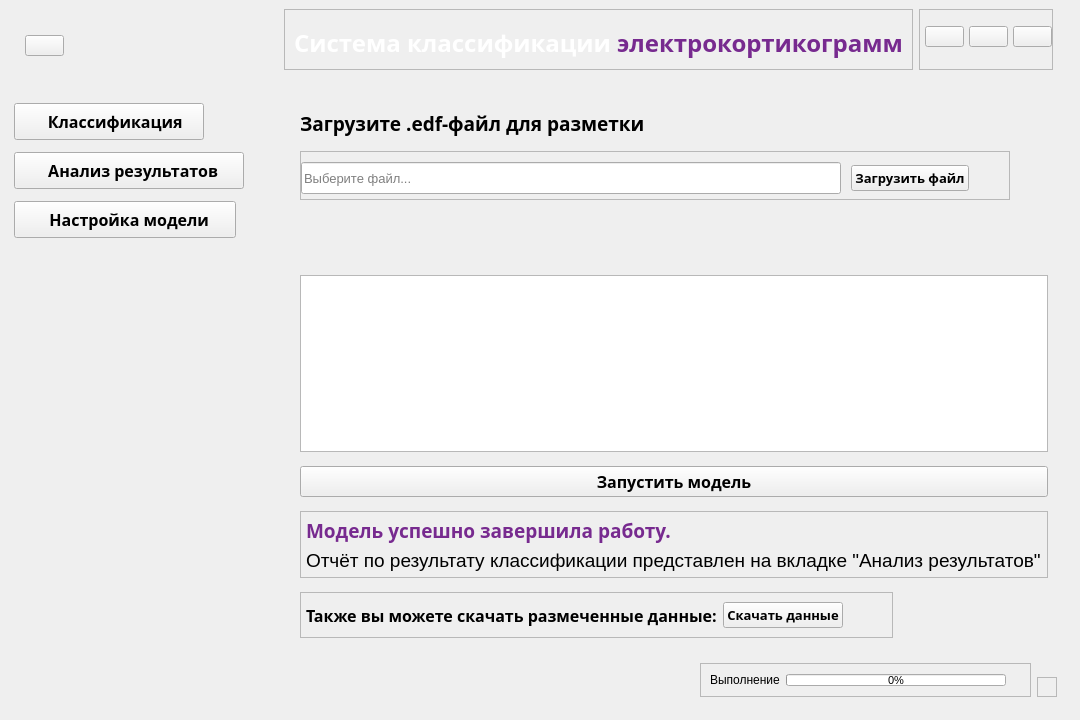
<?xml version="1.0" encoding="UTF-8"?>
<ui version="4.0">
 <class>MainWindow</class>
 <widget class="QMainWindow" name="MainWindow">
  <property name="geometry">
   <rect>
    <x>0</x>
    <y>0</y>
    <width>1080</width>
    <height>720</height>
   </rect>
  </property>
  <property name="minimumSize">
   <size>
    <width>1080</width>
    <height>720</height>
   </size>
  </property>
  <property name="font">
   <font>
    <pointsize>8</pointsize>
   </font>
  </property>
  <property name="windowTitle">
   <string/>
  </property>
  <property name="windowIcon">
   <iconset>
    <normaloff>:/appIcon/free-icon-research-7243666 (2).png</normaloff>:/appIcon/free-icon-research-7243666 (2).png</iconset>
  </property>
  <property name="styleSheet">
   <string notr="true"/>
  </property>
  <widget class="QWidget" name="centralwidget">
   <layout class="QHBoxLayout" name="horizontalLayout">
    <property name="topMargin">
     <number>0</number>
    </property>
    <item alignment="Qt::AlignLeft">
     <widget class="QCustomSlideMenu" name="leftMenu" native="true">
      <layout class="QVBoxLayout" name="verticalLayout">
       <property name="leftMargin">
        <number>0</number>
       </property>
       <property name="topMargin">
        <number>5</number>
       </property>
       <property name="rightMargin">
        <number>5</number>
       </property>
       <property name="bottomMargin">
        <number>5</number>
       </property>
       <item alignment="Qt::AlignLeft|Qt::AlignTop">
        <widget class="QWidget" name="widget" native="true">
         <property name="minimumSize">
          <size>
           <width>0</width>
           <height>50</height>
          </size>
         </property>
         <layout class="QVBoxLayout" name="verticalLayout_3">
          <property name="leftMargin">
           <number>16</number>
          </property>
          <property name="topMargin">
           <number>30</number>
          </property>
          <property name="bottomMargin">
           <number>36</number>
          </property>
          <item>
           <widget class="QPushButton" name="menuButton">
            <property name="text">
             <string/>
            </property>
            <property name="icon">
             <iconset resource="../Qss/icons/_icons.qrc">
              <normaloff>:/logos/Icons/feather/menu.png</normaloff>:/logos/Icons/feather/menu.png</iconset>
            </property>
            <property name="iconSize">
             <size>
              <width>18</width>
              <height>18</height>
             </size>
            </property>
           </widget>
          </item>
         </layout>
        </widget>
       </item>
       <item alignment="Qt::AlignLeft|Qt::AlignTop">
        <widget class="QWidget" name="widget_3" native="true">
         <layout class="QVBoxLayout" name="verticalLayout_2">
          <property name="spacing">
           <number>12</number>
          </property>
          <property name="leftMargin">
           <number>5</number>
          </property>
          <property name="topMargin">
           <number>5</number>
          </property>
          <property name="rightMargin">
           <number>11</number>
          </property>
          <property name="bottomMargin">
           <number>5</number>
          </property>
          <item alignment="Qt::AlignLeft">
           <widget class="QPushButton" name="classBtn">
            <property name="minimumSize">
             <size>
              <width>190</width>
              <height>37</height>
             </size>
            </property>
            <property name="font">
             <font>
              <family>Yu Gothic UI Semibold</family>
              <pointsize>12</pointsize>
              <weight>75</weight>
              <bold>true</bold>
             </font>
            </property>
            <property name="text">
             <string>   Классификация</string>
            </property>
            <property name="icon">
             <iconset resource="../Qss/icons/_icons.qrc">
              <normaloff>:/logos/Icons/feather/activity.png</normaloff>:/logos/Icons/feather/activity.png</iconset>
            </property>
            <property name="iconSize">
             <size>
              <width>20</width>
              <height>20</height>
             </size>
            </property>
           </widget>
          </item>
          <item alignment="Qt::AlignLeft">
           <widget class="QPushButton" name="analysisBtn">
            <property name="minimumSize">
             <size>
              <width>230</width>
              <height>37</height>
             </size>
            </property>
            <property name="font">
             <font>
              <family>Yu Gothic UI Semibold</family>
              <pointsize>12</pointsize>
              <weight>75</weight>
              <bold>true</bold>
             </font>
            </property>
            <property name="text">
             <string>  Анализ результатов</string>
            </property>
            <property name="icon">
             <iconset resource="../Qss/icons/_icons.qrc">
              <normaloff>:/logos/Icons/font_awesome/solid/chart-column.png</normaloff>:/logos/Icons/font_awesome/solid/chart-column.png</iconset>
            </property>
            <property name="iconSize">
             <size>
              <width>20</width>
              <height>20</height>
             </size>
            </property>
           </widget>
          </item>
          <item alignment="Qt::AlignLeft">
           <widget class="QPushButton" name="settingsBtn">
            <property name="minimumSize">
             <size>
              <width>222</width>
              <height>37</height>
             </size>
            </property>
            <property name="font">
             <font>
              <family>Yu Gothic UI Semibold</family>
              <pointsize>12</pointsize>
              <weight>75</weight>
              <bold>true</bold>
             </font>
            </property>
            <property name="text">
             <string>  Настройка модели</string>
            </property>
            <property name="icon">
             <iconset resource="../Qss/icons/_icons.qrc">
              <normaloff>:/logos/Icons/material_design/auto_fix_high.png</normaloff>:/logos/Icons/material_design/auto_fix_high.png</iconset>
            </property>
            <property name="iconSize">
             <size>
              <width>20</width>
              <height>20</height>
             </size>
            </property>
           </widget>
          </item>
         </layout>
        </widget>
       </item>
       <item>
        <spacer name="verticalSpacer">
         <property name="orientation">
          <enum>Qt::Vertical</enum>
         </property>
         <property name="sizeHint" stdset="0">
          <size>
           <width>20</width>
           <height>40</height>
          </size>
         </property>
        </spacer>
       </item>
      </layout>
     </widget>
    </item>
    <item>
     <widget class="QWidget" name="mainBody" native="true">
      <layout class="QVBoxLayout" name="verticalLayout_4">
       <item alignment="Qt::AlignTop">
        <widget class="QWidget" name="header" native="true">
         <layout class="QHBoxLayout" name="horizontalLayout_4">
          <property name="topMargin">
           <number>0</number>
          </property>
          <item>
           <widget class="QFrame" name="frame_2">
            <property name="frameShape">
             <enum>QFrame::StyledPanel</enum>
            </property>
            <property name="frameShadow">
             <enum>QFrame::Raised</enum>
            </property>
            <layout class="QVBoxLayout" name="verticalLayout_6">
             <property name="topMargin">
              <number>16</number>
             </property>
             <item>
              <widget class="QLabel" name="label">
               <property name="font">
                <font>
                 <family>Yu Gothic UI Semibold</family>
                 <pointsize>18</pointsize>
                 <weight>75</weight>
                 <bold>true</bold>
                </font>
               </property>
               <property name="text">
                <string>&lt;span style=&quot;color: white;&quot;&gt;Система классификации &lt;/span&gt; &lt;span style=&quot;color: #772a8f;&quot;&gt;электрокортикограмм&lt;/span&gt;

</string>
               </property>
              </widget>
             </item>
            </layout>
           </widget>
          </item>
          <item>
           <spacer name="horizontalSpacer_2">
            <property name="orientation">
             <enum>Qt::Horizontal</enum>
            </property>
            <property name="sizeHint" stdset="0">
             <size>
              <width>40</width>
              <height>20</height>
             </size>
            </property>
           </spacer>
          </item>
          <item>
           <widget class="QFrame" name="frame_3">
            <property name="frameShape">
             <enum>QFrame::StyledPanel</enum>
            </property>
            <property name="frameShadow">
             <enum>QFrame::Raised</enum>
            </property>
            <layout class="QHBoxLayout" name="horizontalLayout_5">
             <property name="spacing">
              <number>5</number>
             </property>
             <property name="leftMargin">
              <number>5</number>
             </property>
             <property name="topMargin">
              <number>0</number>
             </property>
             <property name="rightMargin">
              <number>0</number>
             </property>
             <property name="bottomMargin">
              <number>5</number>
             </property>
             <item>
              <widget class="QPushButton" name="minimizeBtn">
               <property name="text">
                <string/>
               </property>
               <property name="icon">
                <iconset resource="../Qss/icons/_icons.qrc">
                 <normaloff>:/logos/Icons/font_awesome/solid/minus.png</normaloff>:/logos/Icons/font_awesome/solid/minus.png</iconset>
               </property>
               <property name="iconSize">
                <size>
                 <width>14</width>
                 <height>14</height>
                </size>
               </property>
              </widget>
             </item>
             <item>
              <widget class="QPushButton" name="resizeBtn">
               <property name="text">
                <string/>
               </property>
               <property name="icon">
                <iconset resource="../Qss/icons/_icons.qrc">
                 <normaloff>:/logos/Icons/feather/square.png</normaloff>:/logos/Icons/feather/square.png</iconset>
               </property>
               <property name="iconSize">
                <size>
                 <width>14</width>
                 <height>14</height>
                </size>
               </property>
              </widget>
             </item>
             <item>
              <widget class="QPushButton" name="closeBtn">
               <property name="text">
                <string/>
               </property>
               <property name="icon">
                <iconset resource="../Qss/icons/_icons.qrc">
                 <normaloff>:/logos/Icons/font_awesome/solid/xmark.png</normaloff>:/logos/Icons/font_awesome/solid/xmark.png</iconset>
               </property>
               <property name="iconSize">
                <size>
                 <width>14</width>
                 <height>14</height>
                </size>
               </property>
              </widget>
             </item>
            </layout>
           </widget>
          </item>
         </layout>
        </widget>
       </item>
       <item>
        <widget class="QWidget" name="mainContent" native="true">
         <layout class="QVBoxLayout" name="verticalLayout_5">
          <property name="spacing">
           <number>0</number>
          </property>
          <property name="leftMargin">
           <number>5</number>
          </property>
          <property name="topMargin">
           <number>5</number>
          </property>
          <property name="rightMargin">
           <number>5</number>
          </property>
          <property name="bottomMargin">
           <number>5</number>
          </property>
          <item>
           <widget class="QCustomQStackedWidget" name="stackedWidget">
            <property name="sizePolicy">
             <sizepolicy hsizetype="Preferred" vsizetype="Expanding">
              <horstretch>0</horstretch>
              <verstretch>0</verstretch>
             </sizepolicy>
            </property>
            <property name="minimumSize">
             <size>
              <width>768</width>
              <height>528</height>
             </size>
            </property>
            <property name="lineWidth">
             <number>0</number>
            </property>
            <property name="currentIndex">
             <number>0</number>
            </property>
            <widget class="QWidget" name="ECS">
             <layout class="QVBoxLayout" name="verticalLayout_9">
              <property name="spacing">
               <number>14</number>
              </property>
              <property name="leftMargin">
               <number>20</number>
              </property>
              <property name="topMargin">
               <number>20</number>
              </property>
              <item alignment="Qt::AlignLeft|Qt::AlignTop">
               <widget class="QLabel" name="label_4">
                <property name="font">
                 <font>
                  <family>Yu Gothic UI Semibold</family>
                  <pointsize>14</pointsize>
                  <weight>75</weight>
                  <bold>true</bold>
                 </font>
                </property>
                <property name="text">
                 <string>Загрузите .edf-файл для разметки</string>
                </property>
               </widget>
              </item>
              <item alignment="Qt::AlignLeft|Qt::AlignTop">
               <widget class="QFrame" name="frame_4">
                <property name="frameShape">
                 <enum>QFrame::StyledPanel</enum>
                </property>
                <property name="frameShadow">
                 <enum>QFrame::Raised</enum>
                </property>
                <layout class="QHBoxLayout" name="horizontalLayout_6">
                 <property name="spacing">
                  <number>10</number>
                 </property>
                 <property name="leftMargin">
                  <number>0</number>
                 </property>
                 <property name="topMargin">
                  <number>10</number>
                 </property>
                 <property name="rightMargin">
                  <number>0</number>
                 </property>
                 <property name="bottomMargin">
                  <number>5</number>
                 </property>
                 <item>
                  <widget class="QLineEdit" name="lineFile">
                   <property name="enabled">
                    <bool>true</bool>
                   </property>
                   <property name="minimumSize">
                    <size>
                     <width>540</width>
                     <height>32</height>
                    </size>
                   </property>
                   <property name="font">
                    <font>
                     <pointsize>10</pointsize>
                    </font>
                   </property>
                   <property name="mouseTracking">
                    <bool>true</bool>
                   </property>
                   <property name="readOnly">
                    <bool>true</bool>
                   </property>
                   <property name="placeholderText">
                    <string>Выберите файл...</string>
                   </property>
                  </widget>
                 </item>
                 <item>
                  <widget class="QPushButton" name="downloadFile">
                   <property name="font">
                    <font>
                     <family>Yu Gothic UI Semibold</family>
                     <pointsize>10</pointsize>
                     <weight>75</weight>
                     <bold>true</bold>
                    </font>
                   </property>
                   <property name="text">
                    <string>Загрузить файл</string>
                   </property>
                  </widget>
                 </item>
                 <item>
                  <spacer name="horizontalSpacer_3">
                   <property name="orientation">
                    <enum>Qt::Horizontal</enum>
                   </property>
                   <property name="sizeHint" stdset="0">
                    <size>
                     <width>40</width>
                     <height>20</height>
                    </size>
                   </property>
                  </spacer>
                 </item>
                </layout>
               </widget>
              </item>
              <item alignment="Qt::AlignLeft|Qt::AlignTop">
               <widget class="QLabel" name="labelError">
                <property name="font">
                 <font>
                  <family>Yu Gothic UI Semibold</family>
                  <pointsize>12</pointsize>
                  <weight>75</weight>
                  <bold>true</bold>
                 </font>
                </property>
                <property name="text">
                 <string/>
                </property>
               </widget>
              </item>
              <item>
               <spacer name="verticalSpacer_3">
                <property name="orientation">
                 <enum>Qt::Vertical</enum>
                </property>
                <property name="sizeHint" stdset="0">
                 <size>
                  <width>20</width>
                  <height>40</height>
                 </size>
                </property>
               </spacer>
              </item>
              <item>
               <widget class="QTableWidget" name="sourceData"/>
              </item>
              <item>
               <widget class="QPushButton" name="startBtn">
                <property name="font">
                 <font>
                  <family>Yu Gothic UI Semibold</family>
                  <pointsize>12</pointsize>
                  <weight>75</weight>
                  <bold>true</bold>
                 </font>
                </property>
                <property name="text">
                 <string>Запустить модель</string>
                </property>
               </widget>
              </item>
              <item alignment="Qt::AlignLeft|Qt::AlignBottom">
               <widget class="QFrame" name="model_done_frame">
                <property name="frameShape">
                 <enum>QFrame::StyledPanel</enum>
                </property>
                <property name="frameShadow">
                 <enum>QFrame::Raised</enum>
                </property>
                <layout class="QVBoxLayout" name="verticalLayout_11">
                 <property name="spacing">
                  <number>5</number>
                 </property>
                 <property name="leftMargin">
                  <number>5</number>
                 </property>
                 <property name="topMargin">
                  <number>5</number>
                 </property>
                 <property name="rightMargin">
                  <number>5</number>
                 </property>
                 <property name="bottomMargin">
                  <number>5</number>
                 </property>
                 <item>
                  <widget class="QLabel" name="label_7">
                   <property name="font">
                    <font>
                     <family>Yu Gothic UI Semibold</family>
                     <pointsize>14</pointsize>
                     <weight>75</weight>
                     <bold>true</bold>
                    </font>
                   </property>
                   <property name="text">
                    <string>&lt;html&gt;&lt;head/&gt;&lt;body&gt;&lt;p&gt;&lt;span style=' color:#772a8f;'&gt;Модель успешно завершила работу.&lt;/span&gt;&lt;/p&gt;&lt;/body&gt;&lt;/html&gt;</string>
                   </property>
                  </widget>
                 </item>
                 <item>
                  <widget class="QLabel" name="label_9">
                   <property name="font">
                    <font>
                     <family>Yu Gothic UI</family>
                     <pointsize>14</pointsize>
                    </font>
                   </property>
                   <property name="text">
                    <string>Отчёт по результату классификации представлен на вкладке &quot;Анализ результатов&quot;.</string>
                   </property>
                  </widget>
                 </item>
                </layout>
               </widget>
              </item>
              <item alignment="Qt::AlignLeft|Qt::AlignBottom">
               <widget class="QFrame" name="download_part">
                <property name="frameShape">
                 <enum>QFrame::StyledPanel</enum>
                </property>
                <property name="frameShadow">
                 <enum>QFrame::Raised</enum>
                </property>
                <layout class="QHBoxLayout" name="horizontalLayout_9">
                 <property name="leftMargin">
                  <number>5</number>
                 </property>
                 <item>
                  <widget class="QLabel" name="label_8">
                   <property name="font">
                    <font>
                     <family>Yu Gothic UI Semibold</family>
                     <pointsize>12</pointsize>
                     <weight>75</weight>
                     <bold>true</bold>
                    </font>
                   </property>
                   <property name="text">
                    <string>Также вы можете скачать размеченные данные:</string>
                   </property>
                  </widget>
                 </item>
                 <item>
                  <widget class="QPushButton" name="saveBtn">
                   <property name="font">
                    <font>
                     <family>Yu Gothic UI Semibold</family>
                     <pointsize>10</pointsize>
                     <weight>75</weight>
                     <bold>true</bold>
                    </font>
                   </property>
                   <property name="text">
                    <string>Скачать данные</string>
                   </property>
                  </widget>
                 </item>
                 <item>
                  <spacer name="horizontalSpacer_4">
                   <property name="orientation">
                    <enum>Qt::Horizontal</enum>
                   </property>
                   <property name="sizeHint" stdset="0">
                    <size>
                     <width>40</width>
                     <height>20</height>
                    </size>
                   </property>
                  </spacer>
                 </item>
                </layout>
               </widget>
              </item>
             </layout>
            </widget>
            <widget class="QWidget" name="graphics">
             <layout class="QVBoxLayout" name="verticalLayout_10">
              <property name="leftMargin">
               <number>20</number>
              </property>
              <property name="topMargin">
               <number>20</number>
              </property>
              <item alignment="Qt::AlignLeft|Qt::AlignTop">
               <widget class="QLabel" name="label_5">
                <property name="font">
                 <font>
                  <family>Yu Gothic UI Semibold</family>
                  <pointsize>14</pointsize>
                  <weight>75</weight>
                  <bold>true</bold>
                 </font>
                </property>
                <property name="text">
                 <string>Результаты классификации</string>
                </property>
               </widget>
              </item>
              <item>
               <layout class="QVBoxLayout" name="layout_width">
                <item>
                 <layout class="QHBoxLayout" name="layout_up">
                  <item>
                   <widget class="QFrame" name="frame_6">
                    <property name="frameShape">
                     <enum>QFrame::StyledPanel</enum>
                    </property>
                    <property name="frameShadow">
                     <enum>QFrame::Raised</enum>
                    </property>
                    <layout class="QVBoxLayout" name="verticalLayout_13">
                     <item>
                      <widget class="QTableWidget" name="tableStats"/>
                     </item>
                     <item>
                      <spacer name="verticalSpacer_4">
                       <property name="orientation">
                        <enum>Qt::Vertical</enum>
                       </property>
                       <property name="sizeHint" stdset="0">
                        <size>
                         <width>20</width>
                         <height>40</height>
                        </size>
                       </property>
                      </spacer>
                     </item>
                     <item>
                      <widget class="QPushButton" name="pushButton">
                       <property name="text">
                        <string>Обновить графики</string>
                       </property>
                      </widget>
                     </item>
                    </layout>
                   </widget>
                  </item>
                  <item alignment="Qt::AlignLeft">
                   <widget class="QFrame" name="frame_5">
                    <property name="frameShape">
                     <enum>QFrame::StyledPanel</enum>
                    </property>
                    <property name="frameShadow">
                     <enum>QFrame::Raised</enum>
                    </property>
                    <layout class="QVBoxLayout" name="verticalLayout_12">
                     <property name="spacing">
                      <number>12</number>
                     </property>
                     <item alignment="Qt::AlignHCenter|Qt::AlignTop">
                      <widget class="QLabel" name="label_prob">
                       <property name="font">
                        <font>
                         <family>Yu Gothic UI</family>
                         <pointsize>12</pointsize>
                        </font>
                       </property>
                       <property name="text">
                        <string>csv-файл с вероятностями отношения записи к классам</string>
                       </property>
                      </widget>
                     </item>
                     <item>
                      <widget class="QTableWidget" name="table_prob"/>
                     </item>
                     <item>
                      <widget class="QPushButton" name="probBtn">
                       <property name="text">
                        <string>Скачать оценку достоверности</string>
                       </property>
                      </widget>
                     </item>
                    </layout>
                   </widget>
                  </item>
                 </layout>
                </item>
               </layout>
              </item>
             </layout>
            </widget>
            <widget class="QWidget" name="none_graphics">
             <layout class="QVBoxLayout" name="verticalLayout_7">
              <property name="spacing">
               <number>0</number>
              </property>
              <property name="leftMargin">
               <number>20</number>
              </property>
              <property name="topMargin">
               <number>20</number>
              </property>
              <item>
               <widget class="QLabel" name="label_2">
                <property name="font">
                 <font>
                  <family>Yu Gothic UI Semibold</family>
                  <pointsize>12</pointsize>
                  <weight>75</weight>
                  <bold>true</bold>
                 </font>
                </property>
                <property name="text">
                 <string>Здесь пока нет результатов</string>
                </property>
                <property name="alignment">
                 <set>Qt::AlignLeading|Qt::AlignLeft|Qt::AlignTop</set>
                </property>
               </widget>
              </item>
              <item>
               <widget class="QLabel" name="label_3">
                <property name="font">
                 <font>
                  <family>Yu Gothic UI</family>
                  <pointsize>10</pointsize>
                 </font>
                </property>
                <property name="text">
                 <string>Загрузите данные и воспользуйтесь моделью</string>
                </property>
                <property name="alignment">
                 <set>Qt::AlignLeading|Qt::AlignLeft|Qt::AlignTop</set>
                </property>
               </widget>
              </item>
              <item>
               <spacer name="verticalSpacer_2">
                <property name="orientation">
                 <enum>Qt::Vertical</enum>
                </property>
                <property name="sizeHint" stdset="0">
                 <size>
                  <width>20</width>
                  <height>40</height>
                 </size>
                </property>
               </spacer>
              </item>
             </layout>
            </widget>
            <widget class="QWidget" name="settings">
             <layout class="QVBoxLayout" name="verticalLayout_8">
              <item>
               <widget class="QLabel" name="label_6">
                <property name="font">
                 <font>
                  <family>Yu Gothic UI</family>
                  <pointsize>10</pointsize>
                 </font>
                </property>
                <property name="text">
                 <string>Здесь вы сможете дообучить модель на новых данных</string>
                </property>
                <property name="alignment">
                 <set>Qt::AlignCenter</set>
                </property>
               </widget>
              </item>
             </layout>
            </widget>
           </widget>
          </item>
         </layout>
        </widget>
       </item>
       <item alignment="Qt::AlignBottom">
        <widget class="QWidget" name="footer" native="true">
         <layout class="QHBoxLayout" name="horizontalLayout_2">
          <property name="leftMargin">
           <number>5</number>
          </property>
          <property name="topMargin">
           <number>5</number>
          </property>
          <property name="rightMargin">
           <number>5</number>
          </property>
          <property name="bottomMargin">
           <number>5</number>
          </property>
          <item>
           <spacer name="horizontalSpacer">
            <property name="orientation">
             <enum>Qt::Horizontal</enum>
            </property>
            <property name="sizeHint" stdset="0">
             <size>
              <width>40</width>
              <height>20</height>
             </size>
            </property>
           </spacer>
          </item>
          <item>
           <widget class="QFrame" name="frame">
            <property name="frameShape">
             <enum>QFrame::StyledPanel</enum>
            </property>
            <property name="frameShadow">
             <enum>QFrame::Raised</enum>
            </property>
            <layout class="QHBoxLayout" name="horizontalLayout_3">
             <property name="rightMargin">
              <number>24</number>
             </property>
             <item>
              <widget class="QLabel" name="proccess">
               <property name="font">
                <font>
                 <family>Yu Gothic UI</family>
                 <pointsize>9</pointsize>
                </font>
               </property>
               <property name="text">
                <string>Выполнение</string>
               </property>
              </widget>
             </item>
             <item alignment="Qt::AlignHCenter">
              <widget class="QProgressBar" name="progressBar">
               <property name="minimumSize">
                <size>
                 <width>220</width>
                 <height>0</height>
                </size>
               </property>
               <property name="maximumSize">
                <size>
                 <width>16777215</width>
                 <height>12</height>
                </size>
               </property>
               <property name="font">
                <font>
                 <family>Yu Gothic UI</family>
                 <pointsize>8</pointsize>
                </font>
               </property>
               <property name="value">
                <number>0</number>
               </property>
               <property name="textVisible">
                <bool>true</bool>
               </property>
               <property name="orientation">
                <enum>Qt::Horizontal</enum>
               </property>
               <property name="invertedAppearance">
                <bool>false</bool>
               </property>
              </widget>
             </item>
            </layout>
           </widget>
          </item>
          <item alignment="Qt::AlignRight|Qt::AlignBottom">
           <widget class="QFrame" name="sizeGrip">
            <property name="minimumSize">
             <size>
              <width>20</width>
              <height>20</height>
             </size>
            </property>
            <property name="maximumSize">
             <size>
              <width>20</width>
              <height>20</height>
             </size>
            </property>
            <property name="frameShape">
             <enum>QFrame::StyledPanel</enum>
            </property>
            <property name="frameShadow">
             <enum>QFrame::Raised</enum>
            </property>
           </widget>
          </item>
         </layout>
        </widget>
       </item>
      </layout>
     </widget>
    </item>
   </layout>
  </widget>
 </widget>
 <customwidgets>
  <customwidget>
   <class>QCustomSlideMenu</class>
   <extends>QWidget</extends>
   <header>Custom_Widgets.QCustomSlideMenu.h</header>
   <container>1</container>
  </customwidget>
  <customwidget>
   <class>QCustomQStackedWidget</class>
   <extends>QStackedWidget</extends>
   <header>Custom_Widgets.QCustomQStackedWidget.h</header>
   <container>1</container>
  </customwidget>
 </customwidgets>
 <resources>
  <include location="../Qss/icons/_icons.qrc"/>
 </resources>
 <connections/>
</ui>
